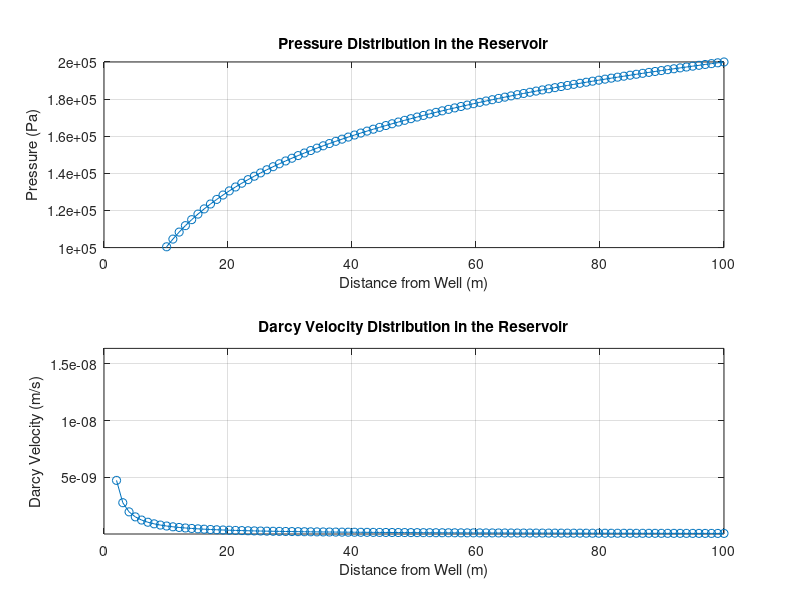

Reproduce this figure in MATLAB.
% Define parameters in consistent SI units
R = 100;         % Reservoir radius [m] (meters)
L = 1000;        % Reservoir length [m] (meters)
phi = 0.2;       % Porosity
k = 1e-12;       % Permeability [m²] (square meters)
mu = 0.001;      % Viscosity [Pa·s] (Pascal-seconds)
P_well = 100000; % Well pressure [Pa]
P_external = 200000; % External pressure [Pa]
R_well = 10;     % Radius of the well [m] (meters)
R_external = 100; % Radius at the external boundary [m] (meters)

% Define the radial grid
r = linspace(0, R, 100); % 100 grid points from 0 to R

% Calculate the flow rate (Q) using the provided formula
h = L;
Q = (2 * pi * k * h * (P_external - P_well)) / (mu * log(R_external / R_well));

% Initialize arrays for pressure and Darcy velocity
P = zeros(size(r));
u = zeros(size(r));

% Calculate pressure and Darcy velocity at every point in the reservoir
for i = 1:length(r)
    position = r(i);
    P(i) = P_external - (Q * mu * log(R_external / position) / (2 * pi * k * h));
    
    if i > 1
        dP_dr = (P(i-1) - P(i)) / (r(i-1) - r(i)); % Pressure gradient
        u(i) = abs(- (k / mu) * dP_dr / (2 * pi * h));
    end
end

% Plot the pressure distribution from P_well to P_external
figure;
subplot(2, 1, 1); % Create two subplots, first for pressure
plot(r, P, '-o');
xlabel('Distance from Well (m)');
ylabel('Pressure (Pa)');
title('Pressure Distribution in the Reservoir');
xlim([0, R]);
ylim([P_well, P_external]);
grid on;

% Plot the Darcy velocity distribution
subplot(2, 1, 2); % Second subplot for Darcy velocity
plot(r(2:end), u(2:end), '-o'); % Exclude the first point due to gradient calculation
xlabel('Distance from Well (m)');
ylabel('Darcy Velocity (m/s)');
title('Darcy Velocity Distribution in the Reservoir');
xlim([0, R]);
ylim([min(u(2:end)), max(u(2:end))]);
grid on;

% Display the calculated flow rate
fprintf('Flow Rate: %.2f m³/s\n', Q);

% Display the calculated pressure values
disp('Pressure at Intervals (Pa):');
disp([r; P]);

% Display the calculated Darcy velocity values
disp('Darcy Velocity at Intervals (m/s):');
disp([r(2:end); u(2:end)]);
